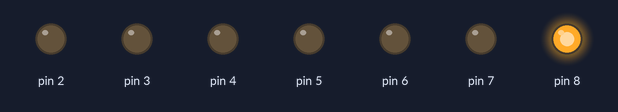
Simulated run of this sketch. Board: Arduino Uno, built with avr-gcc and run on an emulated ATmega328P. Parts: output pins drawn as LEDs (lit = HIGH).

Above: at 0.5 s.
At 2.5 s:
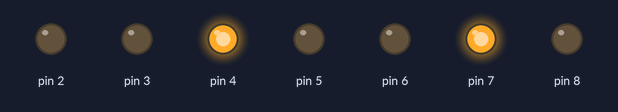
At 3.5 s:
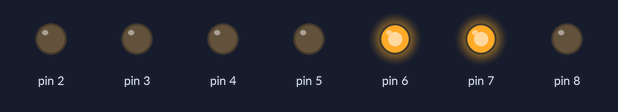
At 5.5 s:
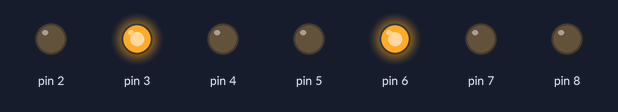
At 8.5 s:
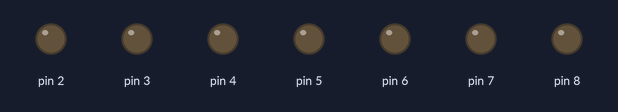
At 11.5 s:
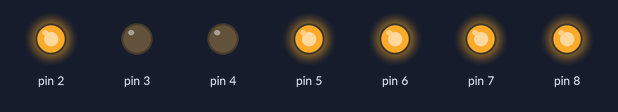
Timing chart, 0 to 13.0 s (numbered marks = the images above):
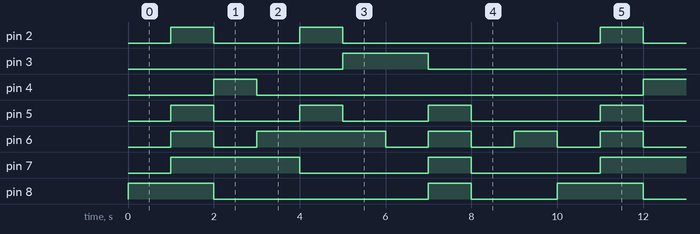

Measured:
- by itself, pin 2: repeats every 10.0 s: LOW 2.0 s, HIGH 1.0 s, LOW 6.0 s, HIGH 1.0 s
- by itself, pin 3: alternates HIGH for 2.0 s and LOW for 8.0 s
- by itself, pin 4: alternates HIGH for 1.0 s and LOW for 9.0 s
- by itself, pin 5: repeats every 10.0 s: 2 × (LOW 2.0 s, HIGH 1.0 s), LOW 3.0 s, HIGH 1.0 s
- by itself, pin 6: repeats every 10.0 s: LOW 1.0 s, HIGH 3.0 s, 3 × (LOW 1.0 s, HIGH 1.0 s)
- by itself, pin 7: repeats every 10.0 s: LOW 3.0 s, HIGH 1.0 s, LOW 3.0 s, HIGH 3.0 s
- by itself, pin 8: repeats every 10.0 s: LOW 5.0 s, HIGH 1.0 s, LOW 2.0 s, HIGH 2.0 s

The sketch:

seven_segment_display.ino
```cpp
void setup()
{
  for (int pin = 2; pin <= 8; pin++) {
    pinMode(pin, OUTPUT);
  }
}
void loop()
{
  int numbers[10][7] = {
    {LOW, LOW, LOW, LOW, LOW, LOW, HIGH},
    {HIGH, LOW, LOW, HIGH, HIGH, HIGH, HIGH},
    {LOW, LOW, HIGH, LOW, LOW, HIGH, LOW},
    {LOW, LOW, LOW, LOW, HIGH, HIGH, LOW},
    {HIGH, LOW, LOW, HIGH, HIGH, LOW, LOW},
    {LOW, HIGH, LOW, LOW, HIGH, LOW, LOW},
    {LOW, HIGH, LOW, LOW, LOW, LOW, LOW},
    {LOW, LOW, LOW, HIGH, HIGH, HIGH, HIGH},
    {LOW, LOW, LOW, LOW, LOW, LOW, LOW},
    {LOW, LOW, LOW, LOW, HIGH, LOW, LOW}
  };
  for (int i = 0; i < 10; i++) {
    for (int j = 0; j < 7; j++) {
      digitalWrite(j + 2, numbers[i][j]);
    }
    delay(1000);
  }
}
```
